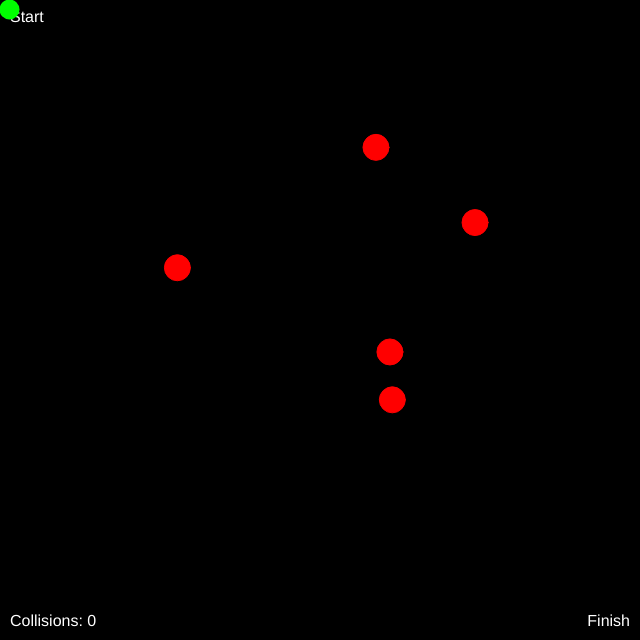
Frame 1 (no input)
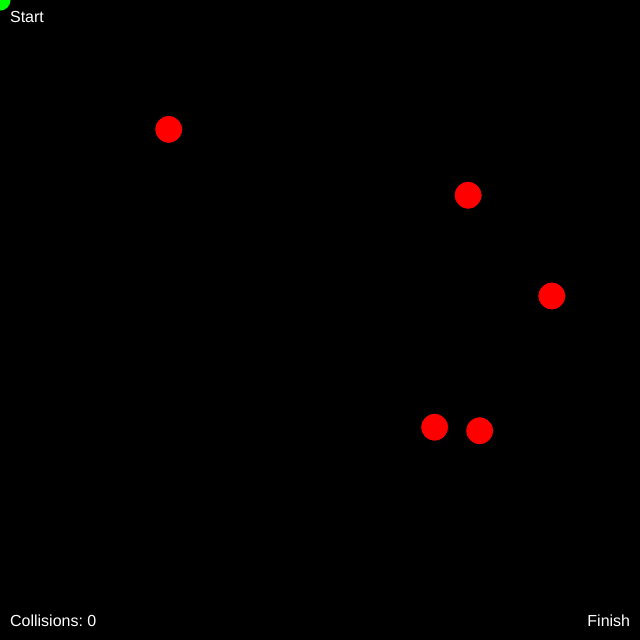
Frame 60 (no input)
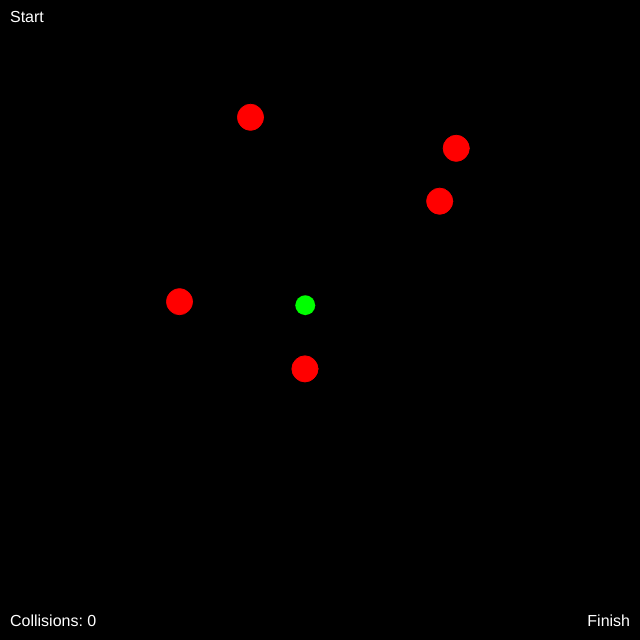
Frame 120 (the mouse pressed at the canvas centre since frame 60)

The p5.js sketch that drew these frames (run headless with seeded random() and noise() and a simulated clock; from frame 60 on, the mouse is pressed at the canvas centre):

// p5.js sketch
// ── sketch.js
let canvasWidth = 640;
let canvasHeight = 640;

// enemies
let e_a = [];
let e_b = [];
let e_p = [];
let e_f = [];
let e_m = [];
let num_enemies = 5;
let enemyRadius = 13;

// player
let player;
let playerRadius = 10;
let playerSpeed = 0.05;

let collisions = 0;
let gameEnded = false;

function setup() {
  createCanvas(canvasWidth, canvasHeight);
  resetGame();
}

function draw() {
  if (gameEnded) {
    drawWin();
  } else {
    drawUI();
    drawEnemies();
    drawPlayer();
    checkForCollision();
    checkForWin();
  }
}

function drawUI() {
  background(0);
  fill("#FFFFFF");
  textSize(16);

  // Draw start point
  textAlign(LEFT, TOP);
  text('Start', 10, 10);

  // Draw finish point
  textAlign(RIGHT, BOTTOM);
  text('Finish', canvasWidth - 10, canvasHeight - 10);

  // Display collisions
  textAlign(LEFT, BOTTOM);
  text(`Collisions: ${collisions}`, 10, canvasHeight - 10);
}

function mousePressed() {
  if (gameEnded) {
    resetGame();
  }
}

function resetGame() {
  // Initialize enemies
  e_a = [];
  e_b = [];
  e_f = [];
  e_m = [];
  for (let i = 0; i < num_enemies; i++) {
    e_a[i] = createVector(random(20, canvasWidth - 10), random(20, canvasHeight - 10));
    e_b[i] = createVector(random(20, canvasWidth - 10), random(20, canvasHeight - 10));
    e_f[i] = random(0, 1);
    e_m[i] = random(0.005, 0.025);
  }

  // Reset player and collisions
  player = createVector(10, 10); // Start at top-left corner
  collisions = 0;
  gameEnded = false;
}

function drawWin() {
  background(0);
  fill("#FFFFFF");
  textSize(32);
  textAlign(CENTER, CENTER);
  text('You Win! Click to Restart', canvasWidth / 2, canvasHeight / 2);
}

function drawEnemies() {
  // Render and move enemies
  stroke("#FF0000");
  fill("#FF0000");
  for (let i = 0; i < num_enemies; i++) {
    e_p[i] = p5.Vector.add(
      p5.Vector.mult(e_a[i], 1 - ease(e_f[i])),
      p5.Vector.mult(e_b[i], ease(e_f[i]))
    );
    ellipse(e_p[i].x, e_p[i].y, enemyRadius * 2, enemyRadius * 2);
    e_f[i] += e_m[i];
    if (e_f[i] >= 1 || e_f[i] <= 0) e_m[i] = -e_m[i];
  }
}

function drawPlayer() {
  // Player smoothly follows the mouse
  let target = createVector(mouseX, mouseY);
  player.lerp(target, playerSpeed);
  noStroke();
  fill("#00FF00");
  ellipse(player.x, player.y, playerRadius * 2, playerRadius * 2);
}

function checkForCollision() {
  // Detect collisions between the player and enemies
  for (let i = 0; i < num_enemies; i++) {
    let distance = dist(player.x, player.y, e_p[i].x, e_p[i].y);
    if (distance < playerRadius + enemyRadius) {
      collisions++;
      player.set(10, 10); // Reset player to the start
    }
  }
}

function checkForWin() {
  // Check if the player reaches the finish point
  if (
    dist(player.x, player.y, canvasWidth - 40, canvasHeight - 20) <
    playerRadius + 10
  ) {
    gameEnded = true;
  }
}

function ease(f) {
  return (
    (1 - f) * (f * f * f) + f * (1 - (1 - f) * (1 - f) * (1 - f))
  ); // Blend both easing functions
}
